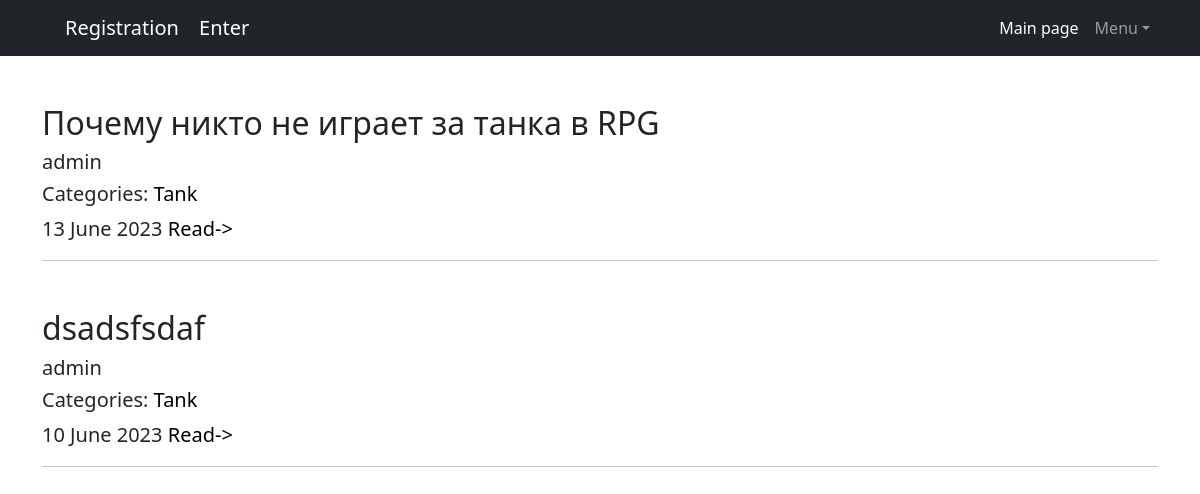
The page / on the database its author committed.
### mmo_board/models.py (models this page shows)
class Post(models.Model):
    author = models.ForeignKey(User, on_delete=models.CASCADE, db_index=True)
    category = models.ManyToManyField(to='Category')
    date_created = models.DateField(auto_now_add=True)
    title = models.CharField(max_length=255)
    content = fields.RichTextUploadingField()

class Category(models.Model):
    tank = 'TK'
    heal = 'HL'
    damage_dealer = 'DD'
    trader = 'TR'
    guild_master = 'GM'
    quest_giver = 'QG'
    blacksmith = 'BS'
    tanner = 'LS'
    potion_crafter = 'BC'
    spell_master = 'SM'
    CATEGORIES = [
        (tank, 'Tank'),
        (heal, 'Healer'),
        (damage_dealer, 'DD'),
        (trader, 'Trader'),
        (guild_master, 'Guildmaster'),
        (quest_giver, 'Questgiver'),
        (blacksmith, 'Blacksmith'),
        (tanner, 'Leathersmith'),
        (potion_crafter, 'Potioncrafter'),
        (spell_master, 'Spellmaster'),
    ]
    name = models.CharField(max_length=2, choices=CATEGORIES)
    def __str__(self):
        for value in self.CATEGORIES:
            if self.name == value[0]:
                return value[1]

### mmo_board/views.py (the view)
# urls.py: path('', PostList.as_view(), name='posts'),
class PostList(ListView):
    model = Post
    ordering = '-date_created'
    template_name = 'index.html'
    context_object_name = 'posts'
    paginate_by = 10
    def get_queryset(self):
        self.queryset = Post.objects.all().select_related('author').defer(
            'author__password',
            'author__last_login',
            'author__is_superuser',
            'author__email',
            'author__is_staff',
            'author__is_active',
            'author__date_joined',
        ).prefetch_related('category')
        return super().get_queryset()

### templates/index.html (shortened to what this page needs)
{% extends 'base.html' %}
{% block content %}
{% for post in posts %}
<div class="container">
    <div class="text-start mt-5">
        <h2>{{ post.title }}</h2>
        <h3 class="lead">{{ post.author }}</h3>
        <h4 class="lead">Categories:
            {% for cat in post.category.all %}
            <a >
                <li class="list-inline-item">{{ cat }}</li>
            </a>
            {% endfor %}
        </h4>
        <p class="lead">{{ post.date_created|date:'j F Y' }} <a href="{% url 'post' post.id %}">Read-></a></p>
        <hr>
    </div>
</div>
{% endfor %}
{% endblock content %}

### rows shown on the page
Post: title "Почему никто не играет за танка в RPG", author "admin", date_created "13 June 2023"
Category: name "Tank"
Post: title "dsadsfsdaf", author "admin", date_created "10 June 2023"
